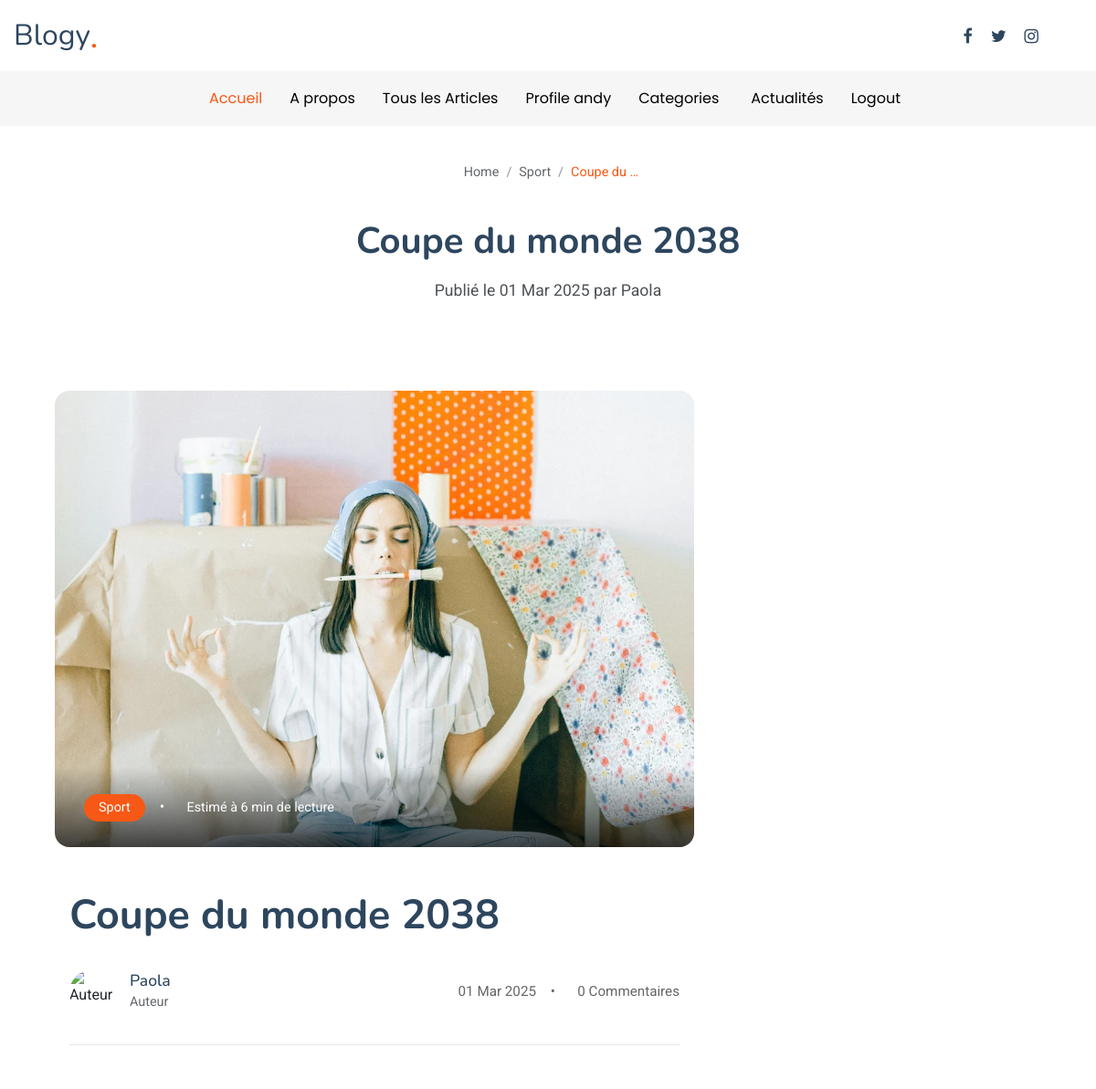
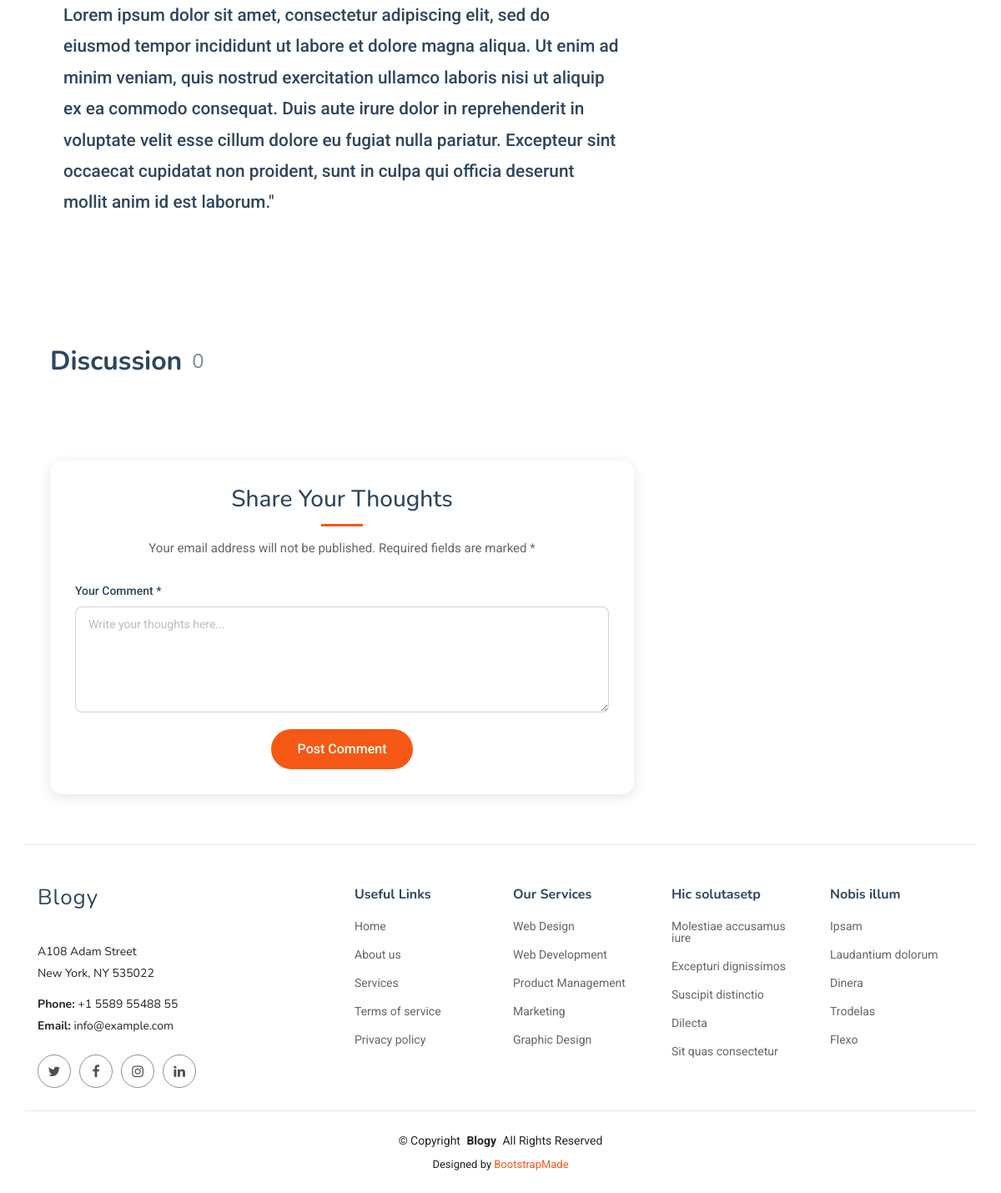
Page /post/article/2 (signed in) on the committed database (2 pictures, top to bottom).
### articles/models.py (models this page shows, shortened)
class Article(models.Model):
    titre = models.CharField(max_length=255)
    contenu = models.TextField(null=True)
    date_publication = models.DateTimeField(auto_now_add=True)
    categorie = models.ForeignKey('Categorie',related_name='articles', on_delete=models.CASCADE)
    auteur = models.ForeignKey(User, on_delete = models.CASCADE)
    likes = models.ManyToManyField(User, related_name = 'liked_articles', blank=True)
    favoris = models.ManyToManyField(User, related_name = 'favorite_articles', blank=True)
    image = models.ImageField(upload_to='articles_images/', blank=True, null=True )

class Categorie(models.Model):
    nom = models.CharField(max_length=100)

### articles/views.py (the view)
# urls.py: path('post/<str:type>/<int:id>', post, name='post_detail'),
def post(request, id, type):
    if type == 'article':
        post = Article.objects.get(id=id)
        commentaires = Commentaire.objects.filter(article_id=id)
    elif type == 'actualite':
        post = Actualites.objects.get(id=id)
        commentaires = None
    return render(request, 'post_detail.html', {'article': post,
                                                 'commentaires': commentaires})

### articles/context_processors.py (called while the page is built)
def categories(request):
    all_categories = Categorie.objects.all()
    return {'categories': all_categories}

### articles/templates/post_detail.html (shortened to what this page needs)
{% extends 'base.html' %}
{% block content %}
    <div class="page-title">
        <div class="breadcrumbs">
          <nav aria-label="breadcrumb">
            <ol class="breadcrumb">
              <li class="breadcrumb-item"><a href="#"> Home</a></li>
              <li class="breadcrumb-item"><a href="#">{{ article.categorie.nom }}</a></li>
              <li class="breadcrumb-item active current">{{ article.titre|truncatewords:2 }}</li>
            </ol>
          </nav>
        </div>
        <div class="title-wrapper">
          <h1>{{ article.titre }}</h1>
          <p>Publié le {{ article.date_publication|date:"d M Y" }} par {{ article.auteur }}</p>
        </div>
      </div>
      <div class="container">
        <div class="row">
          <div class="col-lg-8">
            <section id="blog-details" class="blog-details section">
              <div class="container" data-aos="fade-up">
                <article class="article">
                  <div class="hero-img" data-aos="zoom-in">
                    <img src="{% if article.image.url %} {{article.image.url}} {%else%} {{article.image}} {% endif %}" alt="{{ article.titre }}" class="img-fluid" loading="lazy">
                    <div class="meta-overlay">
                      <div class="meta-categories">
                        <a href="#" class="category">{{ article.categorie.nom }}</a>
                        <span class="divider">•</span>
                        <span class="reading-time"> Estimé à 6 min de lecture</span>
                      </div>
                    </div>
                  </div>
                  <div class="article-content" data-aos="fade-up" data-aos-delay="100">
                    <div class="content-header">
                      <h1 class="title">{{ article.titre }}</h1>
                      <div class="author-info">
                        <div class="author-details">
                          <img src="assets/img/person/default-author.webp" alt="Auteur" class="author-img">
                          <div class="info">
                            <h4>{{ article.auteur }}</h4>
                            <span class="role">Auteur</span>
                          </div>
                        </div>
                        <div class="post-meta">
                          <span class="date"> {{ article.date_publication|date:"d M Y" }}</span>
                          <span class="divider">•</span>
                          <span class="comments"> {{article.comments.count}} Commentaires</span>
                        </div>
                      </div>
                    </div>
                    <div class="content">
                      <p class="lead">{{ article.contenu|safe }}</p>
                    </div>
                  </div>
                </article>
              </div>
            </section>
<section id="blog-comments" class="blog-comments section">
  <div class="container" data-aos="fade-up" data-aos-delay="100">
    <div class="blog-comments-3">
      <div class="section-header">
        <h3>Discussion <span class="comment-count">{{ commentaires.count }}</span></h3>
      </div>
        </div>
        </div>
        </section>
           {% if user.is_authenticated %}
          <section id="blog-comment-form" class="blog-comment-form section">
            <div class="container" data-aos="fade-up" data-aos-delay="100">
              <form method="post" role="form" action="{% url 'add_comment' article.id %}">
                <div class="section-header">
                  <h3>Share Your Thoughts</h3>
                  <p>Your email address will not be published. Required fields are marked *</p>
                </div>
                <div class="row gy-3">
                  <div class="col-12 form-group">
                    <label for="comment">Your Comment *</label>
                    <textarea class="form-control" name="comment" id="comment" rows="5" placeholder="Write your thoughts here..." required="True"></textarea>
                  </div>
                  <div class="col-12 text-center">
                    <button type="submit" class="btn-submit">Post Comment</button>
                  </div>
                </div>
              </form>
            </div>
          </section>
          {% endif %}
          </div>
        </div>
      </div>
{% endblock%}

### articles/templates/navbar.html (shortened to what this page needs)
<header id="header" class="header position-relative">
    <div class="container-fluid container-xl position-relative">
      <div class="top-row d-flex align-items-center justify-content-between">
        <a href="{% url 'home' %}" class="logo d-flex align-items-end">
          <h1 class="sitename">Blogy</h1><span>.</span>
        </a>
        <div class="d-flex align-items-center">
          <div class="social-links">
            <a href="#" class="facebook"><i class="fa fa-facebook"></i></a>
            <a href="#" class="twitter"><i class="fa fa-twitter"></i></a>
            <a href="#" class="instagram"><i class="fa fa-instagram"></i></a>
          </div>
        </div>
      </div>
    </div>
    <div class="nav-wrap">
      <div class="container d-flex justify-content-center position-relative">
        <nav id="navmenu" class="navmenu">
          <ul>
            <li><a href="{% url 'home' %}" class="active">Accueil</a></li>
            <li><a href="{% url 'about' %}">A propos</a></li>
            {% if user.is_authenticated %}
            <li><a href="{% url 'posts' %}">Tous les Articles</a></li>
            <li><a href="">Profile {{user.username}}</a></li>
            <li class="dropdown"><a href="#"><span>Categories</span> </a>
            </li>
            <li><a href="{%url 'news' %}">Actualités</a></li>
            <li><a href="{%url 'logout' %}">Logout</a></li>
            {% else %}
            <li><a href="{%url 'login' %}">Login</a></li>
            <li><a href="{%url 'register' %}">Register</a></li>
            {% endif %}
          </ul>
        </nav>
      </div>
    </div>
  </header>

### rows in the picture
Article: categorie.nom "Sport", titre "Coupe du …", titre "Coupe du monde 2038", date_publication "01 Mar 2025", auteur "Paola", image (picture), comments.count "0", contenu "Lorem ipsum dolor sit amet, consectetur adipiscing elit, sed do eiusmod tempor incididunt ut labore et dolore magna aliqua. Ut enim ad minim veniam, quis nostrud exercitation ullamco laboris nisi ut aliquip ex ea commodo consequat. Duis aute irure dolor in reprehenderit in voluptate velit esse cillum dolore eu fugiat nulla pariatur. Excepteur sint occaecat cupidatat non proident, sunt in culpa qui officia deserunt mollit anim id est laborum.\""

### other values in the picture
{{ user.username }} "andy"
{{ commentaires.count }} "0"
